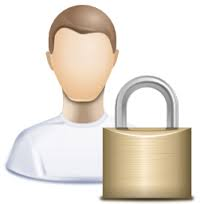
%> input picture POINT_OF_SALES Application/Resources/images.jpg, 204 x 204 px
$ octave --eval "result = shape(imread('../../POINT_OF_SALES Application/Resources/images.jpg'));"   (GNU Octave 9; MATLAB toolbox functions it lacks are replaced by stand-ins)
%> lines starting %> are read from the running program, lines starting %| are printed output that depends on the picture; in (x1, y1, x2, y2) boxes, pixels count from 0 and x2, y2 are one past the last pixel; in counts of white or black regions, pixels touching at a corner belong together; the program's own positions count from 1
function FV_SHAPE = shape(image)

I=im2bw(image);
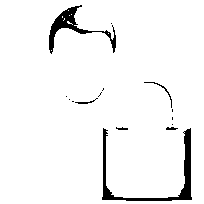
%> I: size 204x204 logical; 95.6% white; 15 black regions (9 under 20 px)
stats=regionprops(I,'all'); % extract regions
%> stats = 9 regions; largest, box (x1, y1, x2, y2), Area, Centroid, MajorAxisLength, MinorAxisLength and Eccentricity: (0, 0, 204, 204) 39747 [101.5 101.9] 239.5 229.4 0.288, (67, 21, 73, 25) 10 [69.9 23.4] 7.11 2.34 0.944, (63, 18, 65, 21) 3 [64.7 20] 3.85 1.43 0.929

selected_area=[stats.Area]; % select all area to variable
%> selected_area = [39747 1 2 3 10 1 1 1 1]
[val index]=max(selected_area); % find max area from all regions
%> val = 39747; index = 1
Area=[stats(index,1).Area];
%> Area = 39747
Centroid=[stats(index,1).Centroid];
%> Centroid = [101.5 101.9]
BoundingBox=[stats(index,1).BoundingBox];
%> BoundingBox = [0.5 0.5 204 204]
MajorAxisLength=[stats(index,1).MajorAxisLength];
%> MajorAxisLength = 239.5
MinorAxisLength=[stats(index,1).MinorAxisLength];
%> MinorAxisLength = 229.4
Eccentricity=[stats(index,1).Eccentricity];
%> Eccentricity = 0.288
Orientation=[stats(index,1).Orientation];
%> Orientation = 33.92
%ConvexHull=[stats(index,1).ConvexHull];
%ConvexImage=[stats(index,1).ConvexImage];
ConvexArea=[stats(index,1).ConvexArea];
%> ConvexArea = 41616
%Image=[stats(index,1).Image];
%FilledImage=[stats(index,1).FilledImage];
FilledArea=[stats(index,1).FilledArea];
%> FilledArea = 41616
EulerNumber=[stats(index,1).EulerNumber];
%> EulerNumber = -22
%Extrema=[stats(index,1).Extrema];
EquivDiameter=[stats(index,1).EquivDiameter];
%> EquivDiameter = 225
Solidity=[stats(index,1).Solidity];
%> Solidity = 0.955
Extent=[stats(index,1).Extent];
%> Extent = 0.955
%PixelIdxList=[stats(index,1).PixelIdxList];
%PixelList=[stats(index,1).PixelList];
Perimeter=[stats(index,1).Perimeter];
%> Perimeter = 795.4
%FV_SHAPE =[Area Centroid(1,1) Centroid(1,2) BoundingBox(1,1) BoundingBox(1,3) MajorAxisLength MinorAxisLength Eccentricity Orientation ConvexArea FilledArea EulerNumber EquivDiameter Solidity Extent Perimeter];
%FV_SHAPE=[Area Centroid(1,1) Centroid(1,2) MajorAxisLength MinorAxisLength Eccentricity Orientation EulerNumber EquivDiameter Solidity];
FV_SHAPE = [Area Centroid(1,1) Centroid(1,2) BoundingBox(1,3) MajorAxisLength MinorAxisLength Eccentricity Orientation ConvexArea FilledArea EulerNumber EquivDiameter Solidity Extent Perimeter];
%> FV_SHAPE = [39747 101.5 101.9 204 239.5 229.4 0.288 33.92 41616 41616 -22 225 0.955 0.955 795.4]
%> `result = shape(imread('../../POINT_OF_SALES Application/Resources/imag..`: result has the same summary as FV_SHAPE in shape
end
